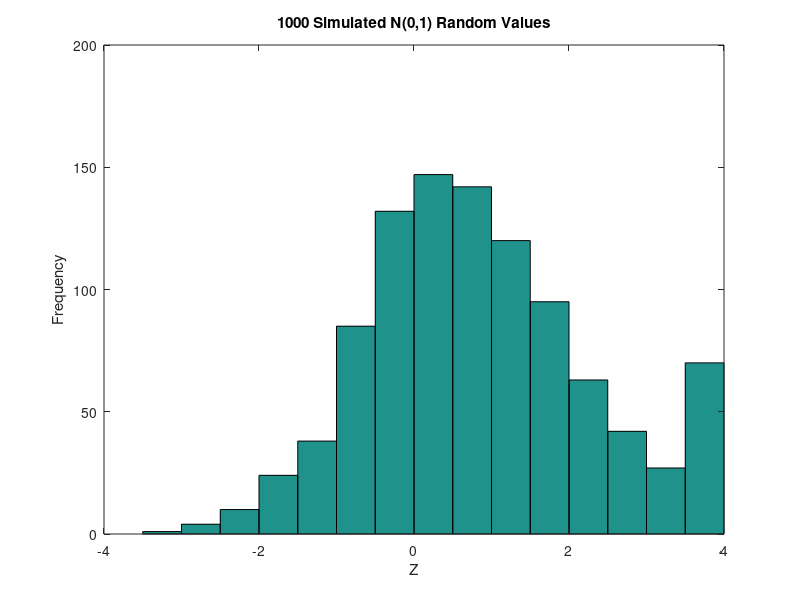

This figure's MATLAB source:
n = 1000;
r1 = normrnd(0,1,n,1);
r2=normrnd(0,1,n,1);
z=r1.^2+r2;
hist(z,-3.75:.5:3.75);
xlim([-4 4]);
title('1000 Simulated N(0,1) Random Values');
xlabel('Z');
ylabel('Frequency');